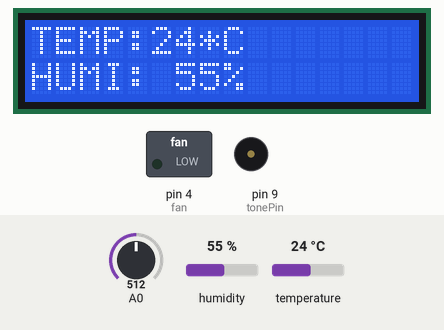
Simulated run of this sketch. Board: Arduino Uno, built with avr-gcc and run on an emulated ATmega328P. On the bench: 16×2 character LCD, switched loads named in the sketch (green lamp = pin HIGH), buzzer (waves = sounding). Inputs (shaded band) come from the test bench; at power-on: A0 = 512, humidity 55 %, temperature 24 °C. What the sketch prints to the serial monitor is not drawn.

Above: at 3.7 s.
3.8 s: A0 set to 682
At 5.7 s:
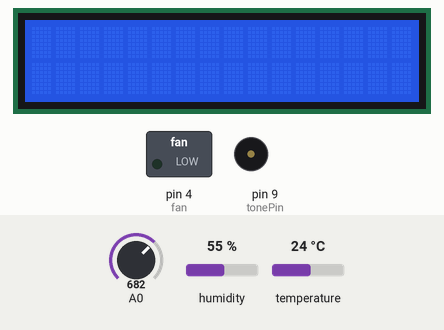
15.1 s: A0 set to 716
At 20.8 s:
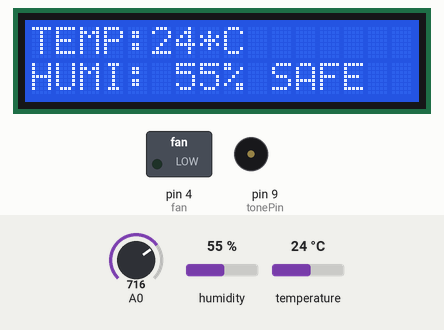
At 21.8 s:
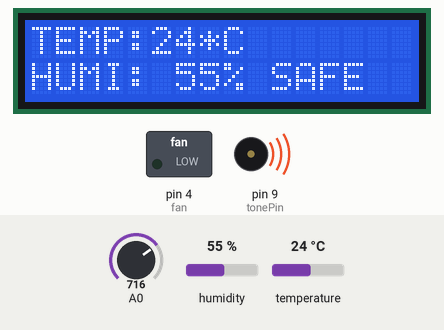
Timing chart, 0 to 30.3 s (numbered marks = the images above; inputs shaded):
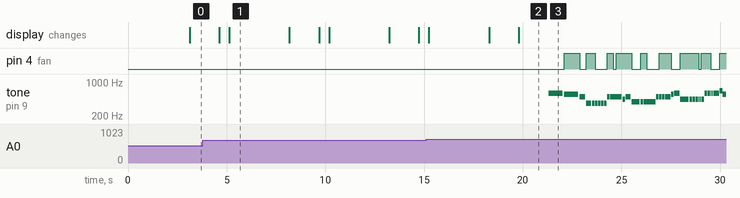

The sketch:

Final_Code_UNO.ino
```cpp
#include <Wire.h> // Library for I2C communication
#include <LiquidCrystal_I2C.h> // Library for LCD
#include <SoftwareSerial.h>
#include <SimpleDHT.h>
SoftwareSerial toESP1(0, 1); //Rx, Tx
SoftwareSerial toESP2(12, 13); //Rx, Tx


// for DHT11,
//      VCC: 5V or 3V
//      GND: GND
//      DATA: 2
int pinDHT11 = 2;
SimpleDHT11 dht11(pinDHT11);

int tonePin = 9;
int fan= 4;
// Wiring: SDA pin is connected to A4 and SCL pin to A5.
// Connect to LCD via I2C, default address 0x27 (A0-A2 not jumpered)
LiquidCrystal_I2C lcd = LiquidCrystal_I2C(0x27, 16, 2); // Change to (0x27,16,2) for 16x2 LCD.

void setup() {
  Serial.begin(9600);
    //MOTOR DECLARATION
    pinMode(fan,OUTPUT);
   // initialize  communication at 9600 bits per second:
   toESP1.begin(9600);
   toESP2.begin(9600);

  // Initiate the LCD:
  lcd.init();
  lcd.backlight();
}

void loop() {

 // read the input on analog pin 0:
  int sensorValue = analogRead(A0);
  delay(1000);

  // read without samples.
  byte temperature = 0;
  byte humidity = 0;
  int err = SimpleDHTErrSuccess;
  if ((err = dht11.read(&temperature, &humidity, NULL)) != SimpleDHTErrSuccess) {
    Serial.print("Read DHT11 failed, err="); Serial.println(err);delay(1000);
    return;
  }

int temp=(int)temperature;
int humi=(int)humidity;
int tempo=temp;
int humo=humi;

 toESP1.println(String(tempo));
 Serial.print(tempo);
 Serial.print('\n');
 delay(2000);


 lcd.setCursor(0,0);
 lcd.print("TEMP: ");
 lcd.setCursor(5,0);
  lcd.print(String(tempo)+ "*C");
  lcd.setCursor(0,1);
  lcd.print("HUMI: ");
  lcd.print(String(humo)+ "%");


   toESP2.println(String(humo));
 Serial.print(humo);
 Serial.print('\n');
 delay(1000);


 delay(500);


 //MQ6 Gas Sensor

  if (sensorValue>700)
  {
    lcd.setCursor(10,1); //Set the cursor on the third column and the second row (counting starts at 0!).
    lcd.print("SAFE");
    delay(500);
     toESP1.println("LEAK");
     delay(1000);
      Despacito();
  }
  else{
    lcd.setCursor(10,1); //Set the cursor on the second row (counting starts at 0!).
  lcd.print("SAFE");
  delay(500);
  }

lcd.clear();

}


void Despacito() {

  tone(tonePin, 587, 709.720327982);
  delay(788.578142202);
  digitalWrite(fan, HIGH);
  delay(10.3082110092);
  tone(tonePin, 554, 709.720327982);
  delay(788.578142202);
  digitalWrite(fan, LOW);
  delay(5.15410550459);
  tone(tonePin, 493, 273.683002294);
  delay(304.092224771);
  delay(5.15410550459);
  digitalWrite(fan, HIGH);
  tone(tonePin, 369, 273.683002294);
  delay(304.092224771);
  delay(5.15410550459);
  tone(tonePin, 369, 134.52215367);
  delay(149.469059633);
  digitalWrite(fan, LOW);
  delay(5.15410550459);
  tone(tonePin, 369, 134.52215367);
  delay(149.469059633);
  delay(5.15410550459);
  tone(tonePin, 369, 134.52215367);
  delay(149.469059633);
  delay(5.15410550459);
  tone(tonePin, 369, 134.52215367);
  delay(149.469059633);
  delay(5.15410550459);
  tone(tonePin, 369, 134.52215367);
  delay(149.469059633);
  digitalWrite(fan, HIGH);
  delay(5.15410550459);
  tone(tonePin, 493, 134.52215367);
  delay(149.469059633);
  delay(5.15410550459);
  tone(tonePin, 493, 134.52215367);
  delay(149.469059633);
  delay(5.15410550459);
  digitalWrite(fan, LOW);
  tone(tonePin, 493, 134.52215367);
  delay(149.469059633);
  delay(5.15410550459);
  digitalWrite(fan, HIGH);
  tone(tonePin, 493, 273.683002294);
  delay(304.092224771);
  delay(5.15410550459);
  tone(tonePin, 440, 134.52215367);
  delay(149.469059633);
  delay(5.15410550459);
  tone(tonePin, 493, 273.683002294);
  delay(304.092224771);
  delay(5.15410550459);
  digitalWrite(fan, LOW);
  tone(tonePin, 391, 412.843850917);
  delay(458.715389908);
  delay(5.15410550459);
  digitalWrite(fan, HIGH);
  tone(tonePin, 391, 134.52215367);
  delay(149.469059633);
  delay(5.15410550459);
  tone(tonePin, 391, 134.52215367);
  delay(149.469059633);
  delay(5.15410550459);
  digitalWrite(fan, LOW);
  tone(tonePin, 391, 134.52215367);
  delay(149.469059633);
  delay(5.15410550459);
  tone(tonePin, 391, 134.52215367);
  delay(149.469059633);
  delay(5.15410550459);
  tone(tonePin, 391, 134.52215367);
  delay(149.469059633);
  delay(5.15410550459);
  tone(tonePin, 493, 134.52215367);
  delay(149.469059633);
  delay(5.15410550459);
  digitalWrite(fan, HIGH);
  tone(tonePin, 493, 134.52215367);
  delay(149.469059633);
  delay(5.15410550459);
  tone(tonePin, 493, 134.52215367);
  delay(149.469059633);
  delay(5.15410550459);
  tone(tonePin, 493, 273.683002294);
  delay(304.092224771);
  delay(5.15410550459);
  digitalWrite(fan, LOW);
  tone(tonePin, 554, 134.52215367);
  delay(149.469059633);
  delay(5.15410550459);
  tone(tonePin, 587, 273.683002294);
  delay(304.092224771);
  delay(5.15410550459);
  digitalWrite(fan, HIGH);
  tone(tonePin, 440, 412.843850917);
  delay(458.715389908);
  delay(5.15410550459);
  tone(tonePin, 440, 134.52215367);
  delay(149.469059633);
  delay(5.15410550459);
  tone(tonePin, 440, 134.52215367);
  delay(149.469059633);
  delay(5.15410550459);
  tone(tonePin, 440, 134.52215367);
  delay(149.469059633);
  digitalWrite(fan, LOW);
  delay(5.15410550459);
  tone(tonePin, 440, 41.7482545872);
  delay(46.3869495413);
  delay(36.0787385321);
  tone(tonePin, 440, 37.109559633);
  delay(41.2328440367);
  digitalWrite(fan, HIGH);
  delay(30.9246330275);
  tone(tonePin, 440, 134.52215367);
  delay(149.469059633);
  delay(5.15410550459);
  tone(tonePin, 587, 134.52215367);
  delay(149.469059633);
  delay(5.15410550459);
  tone(tonePin, 587, 134.52215367);
  delay(149.469059633);
  delay(5.15410550459);
  digitalWrite(fan, LOW);
  tone(tonePin, 587, 46.3869495413);
  delay(51.5410550459);
  delay(30.9246330275);
  tone(tonePin, 587, 46.3869495413);
  delay(51.5410550459);
  delay(20.6164220183);
  tone(tonePin, 587, 273.683002294);
  delay(304.092224771);
  digitalWrite(fan, HIGH);
  delay(5.15410550459);
  tone(tonePin, 659, 134.52215367);
  delay(149.469059633);
  delay(5.15410550459);

  tone(tonePin, 554, 691.165548165);
  delay(767.961720183);
  delay(314.40043578);
  tone(tonePin, 587, 552.004699541);
  delay(613.338555046);
  delay(5.15410550459);
  tone(tonePin, 554, 552.004699541);
  delay(613.338555046);
  delay(5.15410550459);
  digitalWrite(fan, HIGH);
  tone(tonePin, 493, 273.683002294);
  delay(304.092224771);
  delay(5.15410550459);
  tone(tonePin, 369, 273.683002294);
  delay(304.092224771);
  delay(5.15410550459);
  tone(tonePin, 369, 134.52215367);
  delay(149.469059633);
  delay(5.15410550459);
  tone(tonePin, 369, 134.52215367);
  delay(149.469059633);
  digitalWrite(fan, LOW);
  digitalWrite(fan, LOW);
  digitalWrite(fan, LOW);
  digitalWrite(fan, LOW);
  digitalWrite(fan, LOW);
  digitalWrite(fan, LOW);

}
```

Measured:
- the behaviour switches between 700 and 701 on A0 (found by bisection; images 1 and 2)
- after the input at 15.1 s, pin 4 (fan): LOW → HIGH after 7.0 s, → LOW 0.80 s later, → HIGH 0.31 s later, → LOW 0.46 s later, … (17 changes in this stretch); tone on pin 9 (tonePin): plays 587 Hz for 0.71 s, 554 Hz for 0.71 s, 493 Hz for 0.27 s, 369 Hz for 0.27 s, 369 Hz for 0.13 s, 369 Hz for 0.13 s … (41 notes in this stretch), starting after 6.2 s
- what the display in image 1 shows lasts 3.1 s, from 5.1 s to 8.2 s
